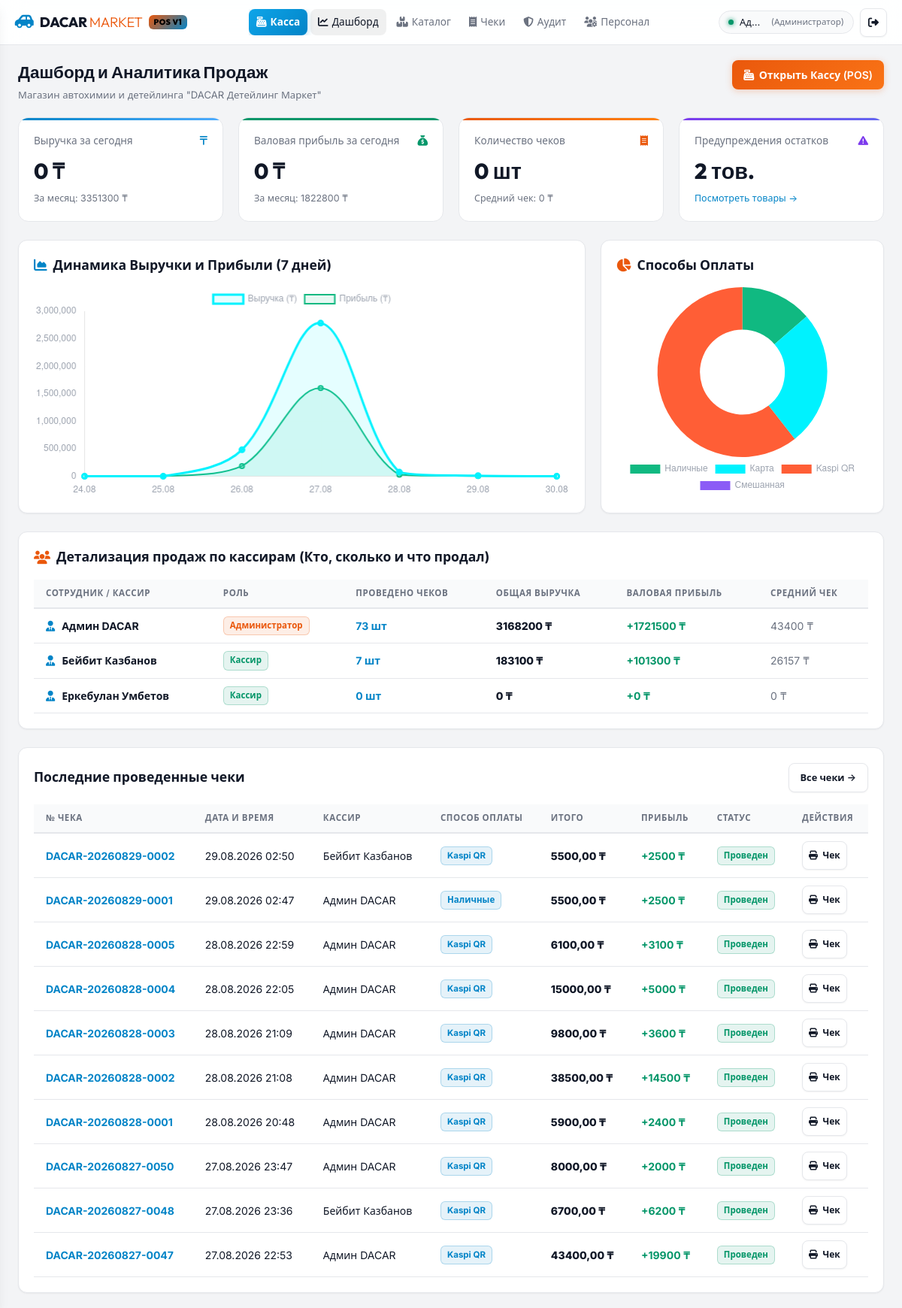
/ (signed in), run on an earlier commit of the app's database.
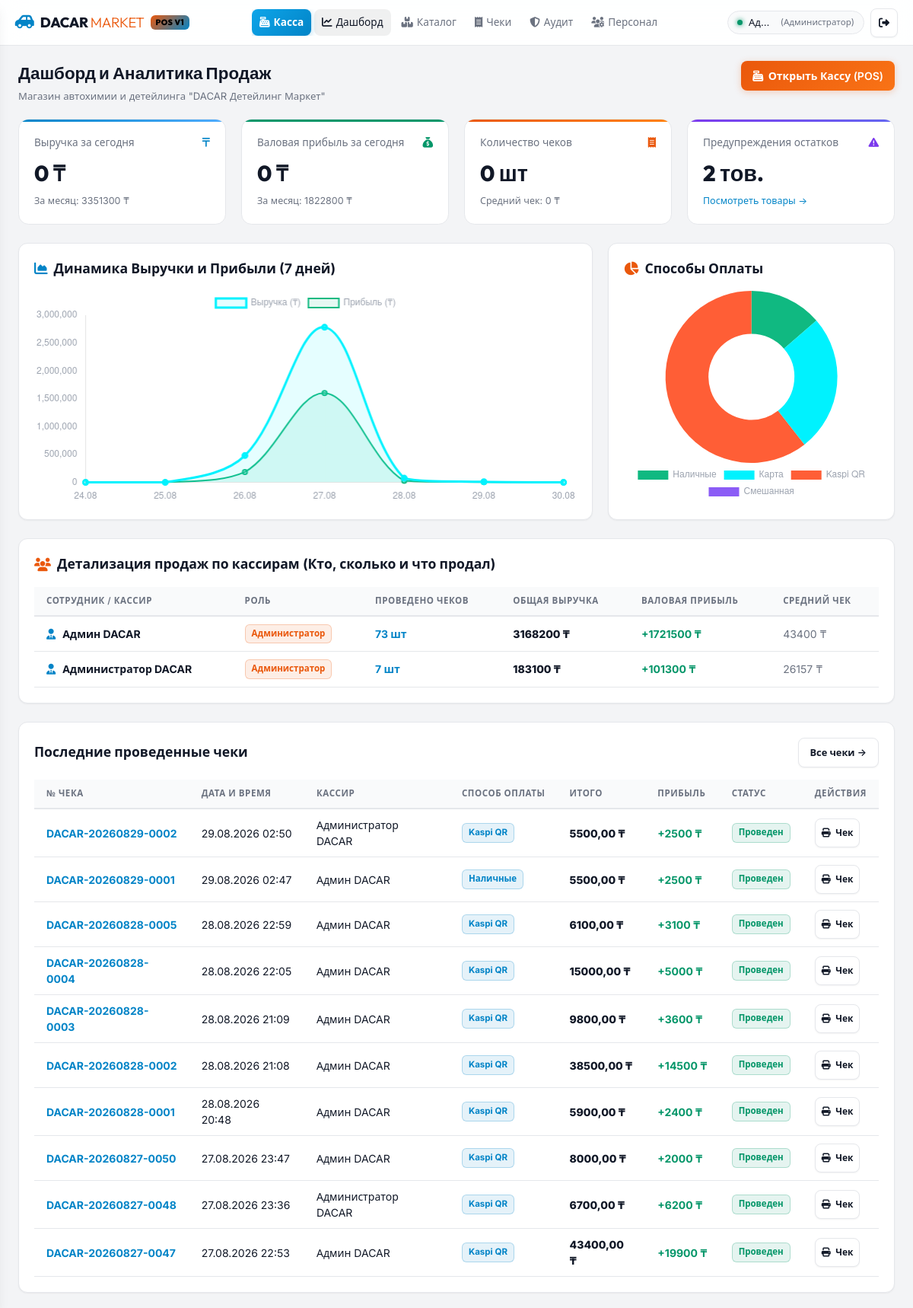
And on a later commit of the database.
### users/models.py (models this page shows, shortened)
class User(AbstractUser):
    class Role(models.TextChoices):
        ADMIN = 'ADMIN', 'Администратор'
        CASHIER = 'CASHIER', 'Кассир'
    role = models.CharField(
        max_length=20,
        choices=Role.choices,
        default=Role.CASHIER,
        verbose_name="Роль"
    )
    phone = models.CharField(max_length=30, blank=True, null=True, verbose_name="Телефон")
    class Meta:
        verbose_name = "Пользователь"
        verbose_name_plural = "Пользователи"
    @property
    def is_admin_user(self):
        return self.role == self.Role.ADMIN or self.is_superuser

### sales/models.py (models this page shows, shortened)
class SaleOrder(models.Model):
    class Status(models.TextChoices):
        COMPLETED = 'COMPLETED', 'Проведен (Оплачен)'
        REFUNDED = 'REFUNDED', 'Возвращен'
        CANCELLED = 'CANCELLED', 'Отменен'
    class PaymentMethod(models.TextChoices):
        CASH = 'CASH', 'Наличные'
        CARD = 'CARD', 'Карта'
        TRANSFER = 'TRANSFER', 'Kaspi QR'
        MIXED = 'MIXED', 'Смешанная'
    order_number = models.CharField(max_length=50, unique=True, db_index=True, verbose_name="Номер чека")
    cashier = models.ForeignKey(settings.AUTH_USER_MODEL, on_delete=models.PROTECT, related_name='sales', verbose_name="Кассир")
    status = models.CharField(max_length=20, choices=Status.choices, default=Status.COMPLETED, verbose_name="Статус")
    payment_method = models.CharField(max_length=20, choices=PaymentMethod.choices, default=PaymentMethod.CASH, verbose_name="Способ оплаты")
    subtotal_amount = models.DecimalField(max_digits=12, decimal_places=2, default=Decimal('0.00'), verbose_name="Сумма без скидки (₸)")
    discount_amount = models.DecimalField(max_digits=12, decimal_places=2, default=Decimal('0.00'), verbose_name="Скидка (₸)")
    total_amount = models.DecimalField(max_digits=12, decimal_places=2, default=Decimal('0.00'), verbose_name="Итого к оплате (₸)")
    paid_amount = models.DecimalField(max_digits=12, decimal_places=2, default=Decimal('0.00'), verbose_name="Внесено (₸)")
    change_amount = models.DecimalField(max_digits=12, decimal_places=2, default=Decimal('0.00'), verbose_name="Сдача (₸)")
    notes = models.TextField(blank=True, verbose_name="Заметки")
    refund_reason = models.CharField(max_length=255, blank=True, verbose_name="Причина возврата")
    refunded_by = models.ForeignKey(settings.AUTH_USER_MODEL, on_delete=models.SET_NULL, null=True, blank=True, related_name='refunds_processed', verbose_name="Провел возврат")
    refunded_at = models.DateTimeField(null=True, blank=True, verbose_name="Дата и время возврата")
    created_at = models.DateTimeField(auto_now_add=True, verbose_name="Дата и время")
    updated_at = models.DateTimeField(auto_now=True, verbose_name="Дата изменения")
    class Meta:
        verbose_name = "Продажа (Чек)"
        verbose_name_plural = "Продажи (Чеки)"
        ordering = ['-created_at']
    @property
    def gross_profit(self):
        total_cost = sum(item.quantity * item.purchase_price_snapshot for item in self.items.all())
        return self.total_amount - total_cost

class SaleOrderItem(models.Model):
    order = models.ForeignKey(SaleOrder, on_delete=models.CASCADE, related_name='items', verbose_name="Чек")
    product = models.ForeignKey(Product, on_delete=models.PROTECT, related_name='sale_items', verbose_name="Товар")
    quantity = models.DecimalField(max_digits=12, decimal_places=3, verbose_name="Количество")
    purchase_price_snapshot = models.DecimalField(max_digits=12, decimal_places=2, verbose_name="Закупочная цена (₸)")
    unit_price = models.DecimalField(max_digits=12, decimal_places=2, verbose_name="Розница за ед. (₸)")
    discount_amount = models.DecimalField(max_digits=12, decimal_places=2, default=Decimal('0.00'), verbose_name="Скидка на позицию (₸)")
    total_amount = models.DecimalField(max_digits=12, decimal_places=2, verbose_name="Итого за позицию (₸)")
    class Meta:
        verbose_name = "Позиция чека"
        verbose_name_plural = "Позиции чека"

### analytics/views.py (the view)
# urls.py: path('', analytics_views.dashboard_view, name='dashboard'),
@login_required
def dashboard_view(request):
    if not request.user.is_admin_user:
        messages.error(request, 'Доступ к главному дашборду аналитики ограничен. Раздел только для Администратора.')
        return redirect('pos')
    today = timezone.now().date()
    first_day_of_month = today.replace(day=1)
    completed_sales = SaleOrder.objects.filter(status=SaleOrder.Status.COMPLETED)
    today_sales = completed_sales.filter(created_at__date=today)
    today_revenue = today_sales.aggregate(total=Sum('total_amount'))['total'] or Decimal('0.00')
    today_count = today_sales.count()
    today_avg_check = (today_revenue / today_count) if today_count > 0 else Decimal('0.00')
    month_sales = completed_sales.filter(created_at__date__gte=first_day_of_month)
    month_revenue = month_sales.aggregate(total=Sum('total_amount'))['total'] or Decimal('0.00')
    month_count = month_sales.count()
    today_items = SaleOrderItem.objects.filter(order__in=today_sales)
    today_cost = sum(item.quantity * item.purchase_price_snapshot for item in today_items)
    today_profit = today_revenue - today_cost
    month_items = SaleOrderItem.objects.filter(order__in=month_sales)
    month_cost = sum(item.quantity * item.purchase_price_snapshot for item in month_items)
    month_profit = month_revenue - month_cost
    low_stock_count = Product.objects.filter(is_active=True, stock_qty__lte=F('min_stock_alert')).count()
    cashier_stats = []
    cashiers = User.objects.filter(role=User.Role.CASHIER) | User.objects.filter(is_superuser=True)
    for c in cashiers.distinct():
        c_orders = completed_sales.filter(cashier=c)
        c_count = c_orders.count()
        c_revenue = c_orders.aggregate(total=Sum('total_amount'))['total'] or Decimal('0.00')
        c_items = SaleOrderItem.objects.filter(order__in=c_orders)
        c_cost = sum(item.quantity * item.purchase_price_snapshot for item in c_items)
        c_profit = c_revenue - c_cost
        c_avg = (c_revenue / c_count) if c_count > 0 else Decimal('0.00')
        cashier_stats.append({
            'user': c,
            'count': c_count,
            'revenue': c_revenue,
            'profit': c_profit,
            'avg_check': c_avg
        })
    recent_orders = SaleOrder.objects.select_related('cashier').all()[:10]
    return render(request, 'analytics/dashboard.html', {
        'today_revenue': today_revenue,
        'today_profit': today_profit,
        'today_count': today_count,
        'today_avg_check': today_avg_check,
        'month_revenue': month_revenue,
        'month_profit': month_profit,
        'month_count': month_count,
        'low_stock_count': low_stock_count,
        'cashier_stats': cashier_stats,
        'recent_orders': recent_orders,
    })

### config/context_processors.py (called while the page is built)
def dacar_context(request):
    return {
        'SHOP_NAME': 'DACAR Детейлинг Маркет',
        'SHOP_TAGLINE': '',
        'SHOP_PHONE': '+7 (706) 806-66-36',
        'SHOP_ADDRESS': 'г. Актобе, ул. Алтын Орда 19д',
        'ALLOW_REGISTRATION': getattr(settings, 'ALLOW_REGISTRATION', True),
    }

### templates/analytics/dashboard.html (shortened to what the changed rows need)
{% extends 'base.html' %}
{% block content %}
<div class="dashboard-page-header" style="display: flex; justify-content: space-between; align-items: flex-start; margin-bottom: 1.25rem; flex-wrap: wrap; gap: 0.75rem;">
    <div>
        <h1 style="font-size: 1.4rem; font-weight: 800; font-family: 'Outfit', sans-serif;">Дашборд и Аналитика Продаж</h1>
    </div>
</div>
<div class="dacar-card" style="margin-bottom: 1.5rem;">
    <div class="table-responsive">
        <table class="dacar-table">
            <thead>
                <tr>
                    <th>Сотрудник / Кассир</th>
                    <th>Роль</th>
                    <th>Проведено чеков</th>
                    <th>Общая выручка</th>
                    <th>Валовая прибыль</th>
                    <th>Средний чек</th>
                </tr>
            </thead>
            <tbody>
                {% for cs in cashier_stats %}
                <tr>
                    <td style="font-weight: 700; color: var(--text-main);">
                        <i class="fa-solid fa-user-tie" style="color: var(--accent-cyan); margin-right: 0.35rem;"></i>
                        {{ cs.user.get_full_name|default:cs.user.username }}
                    </td>
                    <td><span class="badge {% if cs.user.is_admin_user %}badge-orange{% else %}badge-green{% endif %}">{{ cs.user.get_role_display }}</span></td>
                    <td style="font-weight: 700; color: var(--accent-cyan);">{{ cs.count }} шт</td>
                    <td style="font-weight: 800; color: var(--text-main);">{{ cs.revenue|floatformat:0 }} ₸</td>
                    <td style="color: var(--accent-green); font-weight: 700;">+{{ cs.profit|floatformat:0 }} ₸</td>
                    <td style="color: var(--text-muted);">{{ cs.avg_check|floatformat:0 }} ₸</td>
                </tr>
                {% empty %}
                <tr>
                    <td colspan="6" style="text-align: center; padding: 1.5rem; color: var(--text-muted);">
                        Статистика по кассирам за выбранный период отсутствует.
                    </td>
                </tr>
                {% endfor %}
            </tbody>
        </table>
    </div>
</div>
<div class="dacar-card">
    <div class="table-responsive">
        <table class="dacar-table">
            <thead>
                <tr>
                    <th>№ Чека</th>
                    <th>Дата и время</th>
                    <th>Кассир</th>
                    <th>Способ оплаты</th>
                    <th>Итого</th>
                    <th>Прибыль</th>
                    <th>Статус</th>
                    <th>Действия</th>
                </tr>
            </thead>
            <tbody>
                {% for order in recent_orders %}
                <tr>
                    <td style="font-weight: 700; color: var(--accent-cyan);">{{ order.order_number }}</td>
                    <td>{{ order.created_at|date:"d.m.Y H:i" }}</td>
                    <td>{{ order.cashier.get_full_name|default:order.cashier.username }}</td>
                    <td><span class="badge badge-cyan">{{ order.get_payment_method_display }}</span></td>
                    <td style="font-weight: 800; color: var(--text-main);">{{ order.total_amount }} ₸</td>
                    <td style="color: var(--accent-green); font-weight: 700;">+{{ order.gross_profit|floatformat:0 }} ₸</td>
                    <td>
                        {% if order.status == 'COMPLETED' %}
                        <span class="badge badge-green">Проведен</span>
                        {% elif order.status == 'REFUNDED' %}
                        <span class="badge badge-red">Возвращен</span>
                        {% else %}
                        <span class="badge badge-orange">{{ order.get_status_display }}</span>
                        {% endif %}
                    </td>
                    <td>
                        <a href="{% url 'order_print' order.id %}" target="_blank" class="btn btn-secondary" style="padding: 0.25rem 0.5rem; font-size: 0.75rem;">
                            <i class="fa-solid fa-print"></i> Чек
                        </a>
                    </td>
                </tr>
                {% empty %}
                <tr>
                    <td colspan="8" style="text-align: center; padding: 2rem; color: var(--text-muted);">
                        Продажи пока не проводились.
                    </td>
                </tr>
                {% endfor %}
            </tbody>
        </table>
    </div>
</div>
{% endblock %}

### templates/base.html (shortened to what this page needs)
{% load static %}
<!DOCTYPE html>
<html lang="ru">
<head>
    <link rel="stylesheet" href="https://cdnjs.cloudflare.com/ajax/libs/font-awesome/6.4.0/css/all.min.css">
</head>
<body>
    {% if user.is_authenticated %}
    <header class="header-nav" role="banner">
        <a href="{% url 'dashboard' %}" class="brand-logo">
            <i class="fa-solid fa-car-side" style="color: var(--accent-cyan); font-size: 1.25rem; transform: scaleX(-1);"></i>
            <span>DACAR <span style="color: var(--accent-orange); font-weight: 300;">MARKET</span></span>
            <span class="brand-badge">POS v1</span>
        </a>
        <nav aria-label="Основная навигация">
            <ul class="nav-links">
                <li><a href="{% url 'pos' %}" class="nav-link pos-btn"><i class="fa-solid fa-cash-register"></i> Касса</a></li>
                {% if user.is_admin_user %}
                <li><a href="{% url 'dashboard' %}" class="nav-link {% if request.resolver_match.url_name == 'dashboard' %}active{% endif %}"><i class="fa-solid fa-chart-line"></i> Дашборд</a></li>
                <li><a href="{% url 'product_list' %}" class="nav-link {% if 'catalog' in request.path %}active{% endif %}"><i class="fa-solid fa-boxes-stacked"></i> Каталог</a></li>
                <li><a href="{% url 'sales_orders_list' %}" class="nav-link {% if 'orders' in request.path %}active{% endif %}"><i class="fa-solid fa-receipt"></i> Чеки</a></li>
                <li><a href="{% url 'audit_log' %}" class="nav-link {% if 'audit-log' in request.path %}active{% endif %}"><i class="fa-solid fa-shield-halved"></i> Аудит</a></li>
                <li><a href="{% url 'users_list' %}" class="nav-link {% if 'staff' in request.path %}active{% endif %}"><i class="fa-solid fa-users-gear"></i> Персонал</a></li>
                {% else %}
                <li><a href="{% url 'sales_orders_list' %}" class="nav-link {% if 'orders' in request.path %}active{% endif %}"><i class="fa-solid fa-receipt"></i> Мои чеки</a></li>
                {% endif %}
            </ul>
        </nav>
        <div class="user-menu">
            <div class="user-badge">
                <span class="status-dot"></span>
                <span class="user-name">{{ user.first_name|default:user.username }}</span>
                <span class="user-role" style="color: var(--text-muted); font-size: 0.72rem;">({{ user.get_role_display }})</span>
            </div>
            <a href="{% url 'logout' %}" class="btn btn-secondary" style="padding: 8px 10px;" title="Выйти из системы" aria-label="Выйти из системы">
                <i class="fa-solid fa-right-from-bracket"></i>
            </a>
        </div>
    </header>
    {% endif %}
    <main class="main-container" id="mainContent" role="main">
        {% block content %}{% endblock %}
    </main>
</body>
</html>

What changed in the data, as far as the page shows it:
removed User: user.get_full_name "Бейбит Казбанов", user.role "Кассир", count "7", revenue "183100", profit "101300", avg_check "26157", is_superuser False (drawn)
removed User: user.get_full_name "Еркебулан Умбетов", user.role "Кассир", count "0", revenue "0", profit "0", avg_check "0", is_superuser False (drawn)
added User: user.get_full_name "Администратор DACAR", user.role "Администратор", count "7", revenue "183100", profit "101300", avg_check "26157"
changed SaleOrder "DACAR-20260829-0002": cashier.get_full_name "Бейбит Казбанов" → "Администратор DACAR"
changed SaleOrder "DACAR-20260827-0048": cashier.get_full_name "Бейбит Казбанов" → "Администратор DACAR"
